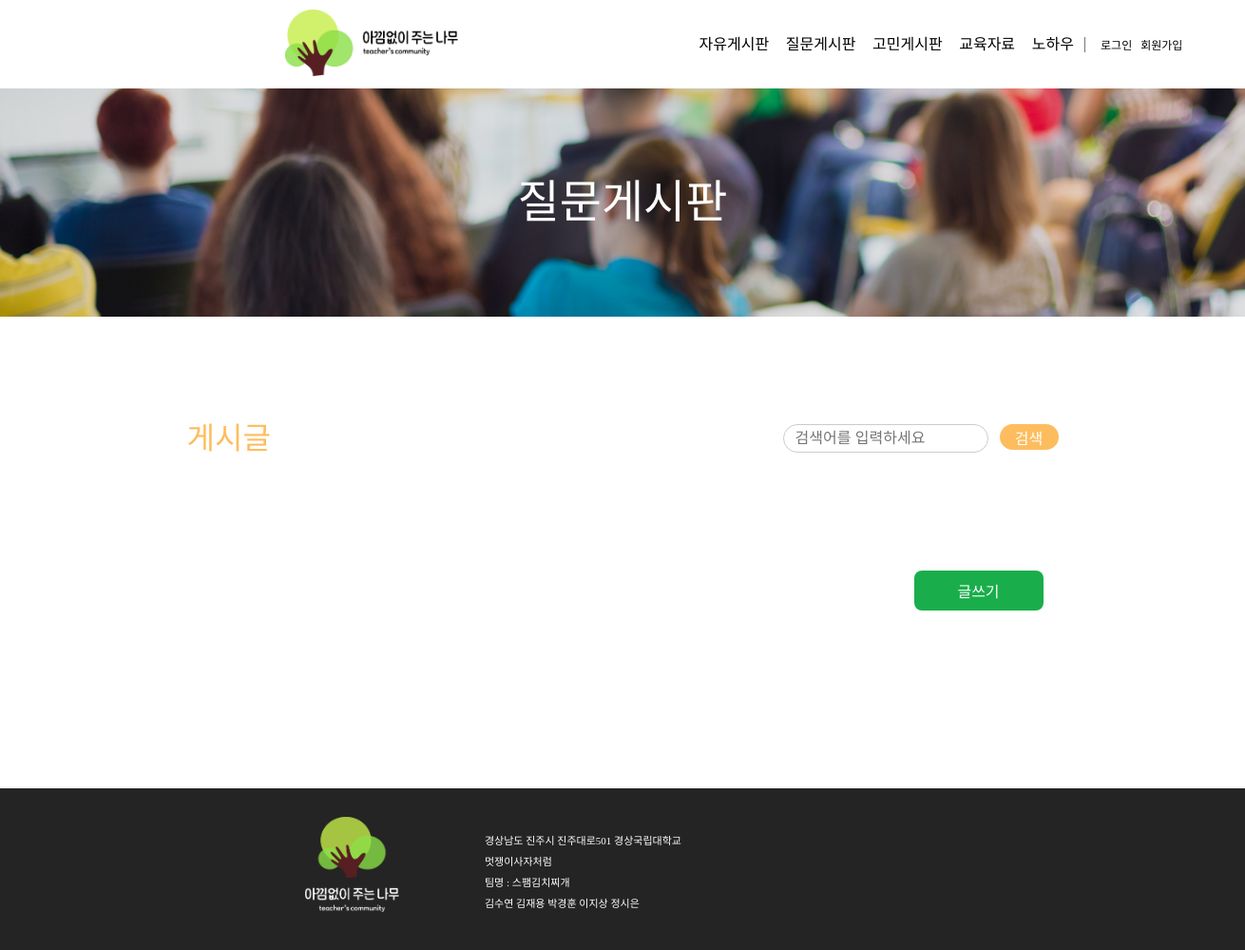
Before: /question_board/ with the older database file.
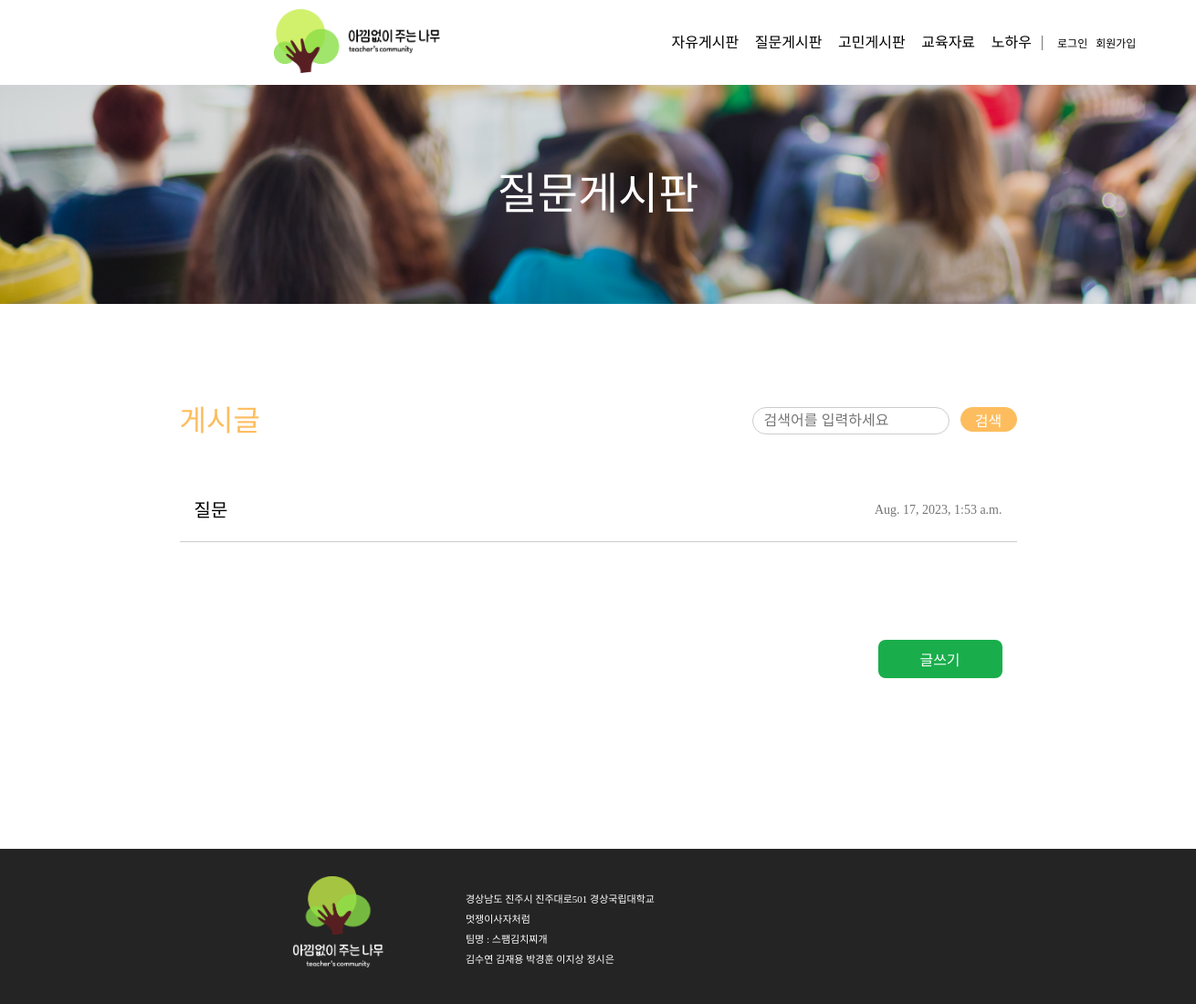
After: the same page with the newer database file.
### teacher_community/models.py (models this page shows, shortened)
class Post(models.Model):
    author = models.ForeignKey(Teacher, related_name='post_author', on_delete=models.CASCADE)
    title = models.CharField(max_length=255)
    content = models.TextField()
    created_at = models.DateTimeField(auto_now_add=True)
    updated_at = models.DateTimeField(auto_now=True)
    views = models.PositiveIntegerField(default=0)  # 조회수 필드 추가
    category = models.CharField(max_length=10)
    file = models.FileField(upload_to='post_files/', blank=True, null=True)  # 파일 첨부 필드
    class Meta:
        ordering = ['-created_at']  # 최신 글이 먼저 오도록 정렬

### teacher_community/views.py (the view)
# urls.py: path('question_board/', views.question_board, name='question_board'),
def question_board(request):
    posts = Post.objects.filter(category='question')
    return render(request, 'question_board.html', {'posts': posts})

### templates/question_board.html (shortened to what this page needs)
{% extends 'nav_footer.html' %}
{% load static %}
{% block content %}
<!DOCTYPE html>
<html lang="ko">
<head>
  <link rel="stylesheet" href="{% static 'css/question_board.css' %}">
</head>
<body>
  <div class="wrapper">
    <div class="backgroundTitle"><span>질문게시판</span></div>
    <div class="main">
      <div class="upMain">
        <div class="postName">게시글</div>
        <div class="search">
          <form action="{% url 'question_search' %}" method="GET">
            <div class="searchwrapper">
              <div class="searchBox">
                <input type="text" class="textBox" name="q" placeholder="검색어를 입력하세요">
              </div>
              <button type="submit" class="searchButton">
                <div class="searchButtonText">검색</div>
              </button>
            </div>
          </form>
        </div>
      </div>
      <div class="midMain">
        {% for post in posts %}
            <a href="{% url 'detail' post.id %}" class="post">
              <div class="postTitle">{{ post.title }}</div>
              <div class="postTime">{{ post.created_at }}</div>
            </a>
          {% endfor %}
      </div>
      <div class="downMain">
        <div class="writeWrapper">
          <button class="write_btn"><a href="{% url 'question_write' %}">글쓰기</a></button>
        </div>
      </div>
    </div>
  </div>
</body>
</html>
{% endblock %}

### templates/nav_footer.html (shortened to what this page needs)
{% load static %}
<!DOCTYPE html>
<html lang="en">
<head>
    <link rel="stylesheet" href="{% static 'css/nav2.css' %}">
    <link rel="stylesheet" href="{% static 'css/footer2.css' %}">
</head>
<body>
    <div class="nav_wrapper">
        <div class="nav">
            <a href="{% url 'main' %}"><img class="logo" src="{% static 'img/navlogo.jpg' %}" alt="logo"></a>
            <div class="navbar">
                <ul class="bar">
                    <li><a href="{% if user.is_authenticated %}{% url 'free_board' %}{% else %}javascript:void(0);{% endif %}"
                           {% if not user.is_authenticated %}onclick="alert('로그인 후 이용해주세요.');"{% endif %}>
                           자유게시판</a></li>
                    <li><a href="{% if user.is_authenticated %}{% url 'question_board' %}{% else %}javascript:void(0);{% endif %}"
                           {% if not user.is_authenticated %}onclick="alert('로그인 후 이용해주세요.');"{% endif %}>
                           질문게시판</a></li>
                    <li><a href="{% if user.is_authenticated %}{% url 'concern_board' %}{% else %}javascript:void(0);{% endif %}"
                           {% if not user.is_authenticated %}onclick="alert('로그인 후 이용해주세요.');"{% endif %}>
                           고민게시판</a></li>
                    <li><a href="{% if user.is_authenticated %}{% url 'edu_board' %}{% else %}javascript:void(0);{% endif %}"
                           {% if not user.is_authenticated %}onclick="alert('로그인 후 이용해주세요.');"{% endif %}>
                           교육자료</a></li>
                    <li><a href="{% if user.is_authenticated %}{% url 'know-how_board' %}{% else %}javascript:void(0);{% endif %}"
                           {% if not user.is_authenticated %}onclick="alert('로그인 후 이용해주세요.');"{% endif %}>
                           노하우</a></li>
                </ul>
                <div class="join">
                    {% if not user.is_authenticated %}
                    <span class="login"><a href="{% url 'login' %}">로그인</a></span>
                    <a href="{% url 'join' %}">회원가입</a>
                    {% endif %}
                </div>
            </div>
        </div>
    </div>
    {% block content %}
    {% endblock %}
    <div class="footer_wrapper">
        <div class="footer">
            <img class="logo2" src="{% static 'img/footerlogo.png' %}" alt="">
            <div class="footer_info">
                <p>경상남도 진주시 진주대로501 경상국립대학교</p>
                <br>
                <p>멋쟁이사자처럼</p>
                <br>
                <p>팀명 : 스팸김치찌개</p>
                <br>
                <p>김수연 김재용 박경훈 이지상 정시은</p>
            </div>
        </div>
    </div>
</body>
</html>

### static/css/nav2.css (style rules this page uses)
* { box-sizing: content-box; }
body, main, div, h1, h2, h3 { margin: 0; padding: 0; }
ol, ul,li { list-style: none; display: inline-block; padding: 0; margin:0; }
a { text-decoration: none; color: inherit; }
html, body, div, span, applet, object, iframe, h1, h2, h3, h4, h5, h6, p, blockquote, pre, a, abbr, acronym, address, big, cite, code, del, dfn, em, img, ins, kbd, q, s, samp, small, strike, strong, sub, sup, tt, var, b, u, i, center, dl, dt, dd, ol, ul, li, fieldset, form, label, legend, table, caption, tbody, tfoot, thead, tr, th, td, article, aside, canvas, details, embed, figure, figcaption, footer, header, hgroup, menu, nav, output, ruby, section, summary, time, mark, audio, video { margin: 0; padding: 0; border: 0; font-size: 100%; font: inherit; vertical-align: baseline; }
body { line-height: 1; }
ol, ul { list-style: none; }
.nav_wrapper { align-items: center; }
.wrapper { align-items: center; }
.nav { margin-left: 300px; margin-right: 360px; padding-top: 10px; padding-bottom: 10px; display: flex; align-items: center; width: 1000px; }
li { margin-right: 10px; }
.logo { width: 182px; height: 70px; margin-right: 240px; }
.bar { border-right: 1px solid #767676; font-family: 'Pretendard-SemiBold'; padding-right: 0.7rem; }
.navbar { display: flex; font-size: 16px; }
.join { margin-left: 16px; padding-top: 3px; font-size: 12px; font-family: 'Pretendard-Light'; }
.login { margin-right: 6px; }
.bar a { color: black; text-decoration: none; margin-left: 0.85rem; }

### static/css/footer2.css (style rules this page uses)
* { box-sizing: content-box; }
body, main, div, h1, h2, h3 { margin: 0; padding: 0; }
ol, ul,li { list-style: none; display: inline-block; padding: 0; margin:0; }
a { text-decoration: none; color: inherit; }
html, body, div, span, applet, object, iframe, h1, h2, h3, h4, h5, h6, p, blockquote, pre, a, abbr, acronym, address, big, cite, code, del, dfn, em, img, ins, kbd, q, s, samp, small, strike, strong, sub, sup, tt, var, b, u, i, center, dl, dt, dd, ol, ul, li, fieldset, form, label, legend, table, caption, tbody, tfoot, thead, tr, th, td, article, aside, canvas, details, embed, figure, figcaption, footer, header, hgroup, menu, nav, output, ruby, section, summary, time, mark, audio, video { margin: 0; padding: 0; border: 0; font-size: 100%; font: inherit; vertical-align: baseline; }
body { line-height: 1; }
ol, ul { list-style: none; }
.footer_wrapper { height: 170px; background-color: #242424; align-items: center; }
.footer { color: #ffffff; display: flex; padding-top: 30px; padding-left: 320px; }
.footer_info { padding-top: 20px; margin-left: 90px; font-size: 11px; font-family: 'Pretendard-Light'; }
.logo2 { width: 100px; height: 100px; }

Changed rows visible on the page:
added Post: title "질문", created_at "Aug. 17, 2023, 1:53 a.m."
